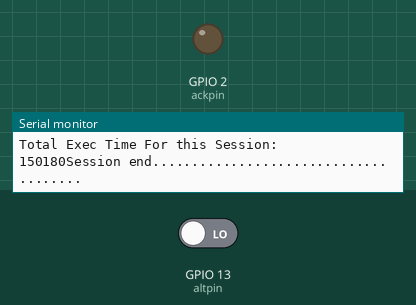
Simulated run of this sketch. Board: ESP8266 (NodeMCU). Shown: output pins drawn as LEDs (lit = HIGH), the last lines printed to the serial monitor. The test bench sets the inputs (shaded band); at power-on: GPIO 13 (altpin) LOW. WiFi joins after 1.5 s; servers stay silent unless stated; network time is answered at once with the bench clock; the local clock reads 2024-03-15 10:24:30 at power-on unless the sketch sets it; the Firebase database answers and starts empty.

Above: at 2.8 s.
2.9 s: GPIO 13 (altpin) driven HIGH
At 3.7 s:
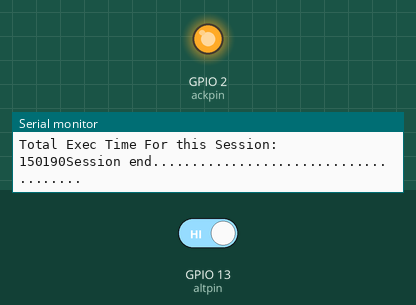
Timing chart, 0 to 5.9 s (numbered marks = the images above; inputs shaded):
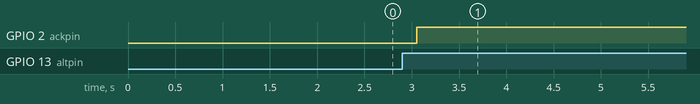

Measured:
- after the input at 2.9 s, GPIO 2 (ackpin): LOW → HIGH after 0.15 s

The sketch:

BANK-UNIT.ino
```cpp
#include <Arduino.h>
// #if defined(ESP32) || defined(ARDUINO_RASPBERRY_PI_PICO_W)
// #include <WiFi.h>
#if defined(ESP8266)
#include <ESP8266WiFi.h>
#elif __has_include(<WiFiNINA.h>)
#include <WiFiNINA.h>
#elif __has_include(<WiFi101.h>)
#include <WiFi101.h>
#elif __has_include(<WiFiS3.h>)
#include <WiFiS3.h>
#endif

#include <WiFiUdp.h>
#include <NTPClient.h>
#include <Firebase_ESP_Client.h>
#include <addons/TokenHelper.h>
#include <addons/RTDBHelper.h>

#define WIFI_SSID "D21"
#define WIFI_PASSWORD "Gty@6464"
#define API_KEY "AIzaSyAYX_h_nf04LI8IxDzMmaccX7l6jozJiFM"
#define DATABASE_URL "https://enr2134-2ee7c-default-rtdb.asia-southeast1.firebasedatabase.app/" //<databaseName>.firebaseio.com or <databaseName>.<region>.firebasedatabase.app
#define USER_EMAIL "rakasvan1@gmail.com"
#define USER_PASSWORD "Gta@653"

FirebaseData fbdo;
FirebaseAuth auth;
FirebaseConfig config;
WiFiUDP ntpUDP;
NTPClient timeClient(ntpUDP, "pool.ntp.org");

short h,m,s;
bool ack_flag=false;
// int rdypin=14;  //takes input from esp32 to display ready message
unsigned int altpin=13; // D7 takes i/p from esp32 for alert signal
unsigned int ackpin=2;   //D4 gives a ack signal for the esp32
// int pushbtn=3; //push button for img cap
unsigned long long sendDataPrevMillis = 0;
unsigned int tm1=0,tm2=0;
unsigned long long alt_time=0;
unsigned long count = 0;
unsigned long long sescount=0;

bool first=true;
int ftime=0;
unsigned long long total_time=0;
unsigned long long seq_time=0;
// unsigned long long alert_time=0;

bool alt_flag=false;
void setup()
{
     Serial.begin(115200);

                             WiFi.begin(WIFI_SSID, WIFI_PASSWORD);
                             timeClient.begin();
                             timeClient.setTimeOffset(19800);

  pinMode(altpin,INPUT);
  pinMode(ackpin,OUTPUT);
  digitalWrite(altpin,LOW);
    digitalWrite(ackpin,LOW);
  Serial.print("Connecting to Wi-Fi");
  unsigned long ms = millis();
  while (WiFi.status() != WL_CONNECTED)
  {
    Serial.print(".");
    delay(240);
  }
  Serial.println();
  Serial.print("Connected with IP: ");
  Serial.println(WiFi.localIP());
  Serial.println();

  Serial.printf("Firebase Client v%s\n\n", FIREBASE_CLIENT_VERSION);

  config.api_key = API_KEY;
  auth.user.email = USER_EMAIL;
  auth.user.password = USER_PASSWORD;
  config.database_url = DATABASE_URL;

  config.token_status_callback = tokenStatusCallback; // see addons/TokenHelper.h
  Firebase.reconnectNetwork(true);
  fbdo.setBSSLBufferSize(4096 , 1024 );
  fbdo.setResponseSize(2048);
 Firebase.begin(&config, &auth);
 Firebase.setDoubleDigits(5);
  config.timeout.serverResponse = 10 * 1000;
}

void loop()
{      total_time=micros();
  String m1="BANK-UNIT:\nSession No: "+((String) sescount)+"\n",m2="",m3="";
   timeClient.update();
     seq_time=micros();
     if(first)
    {
    m1+=Firebase.RTDB.getInt(&fbdo, ("/INIT/seq"), &ftime) ? "get INITIATING sequence ok: "+((String) ftime)+"\n" : fbdo.errorReason().c_str();
    first=false;
    }
    else if(ftime==timeco())
    {
      sendDataPrevMillis=micros();
    }
else if (Firebase.ready() && (micros() - sendDataPrevMillis > 10000000 || sendDataPrevMillis == 0))
  {

    sendDataPrevMillis = micros();

     tm1=(timeClient.getHours()*10000)+(timeClient.getMinutes()*100)+timeClient.getSeconds();
        m2 +=(String) tm1;
           m1+= Firebase.RTDB.setInt(&fbdo, ("/BANK-UNIT/seq"), tm1) ? "SEQUENCE SENT SUCCESSFULLY: "+m2+"\n" : fbdo.errorReason().c_str();
      seq_time=micros()-seq_time;
      m1+="Time Sending for Sequence: "+((String) seq_time)+"\n";
  }
  else if((digitalRead(altpin)==true)&&alt_flag==false)
 {    alt_flag=true;
     tm2=(timeClient.getHours()*10000)+(timeClient.getMinutes()*100)+timeClient.getSeconds();
       m3+=(String) tm2;
      m1 += Firebase.RTDB.setBool(&fbdo, F("/BANK-UNIT/alert"), true)? "THREAT SIGNAL SENT!! AT: "+m3+"\n" : fbdo.errorReason().c_str();
    digitalWrite(ackpin,HIGH);         //telling the esp32cam that we recieved the threat signal
    alt_time=micros();
     seq_time=micros()-seq_time;
      m1+="Time Sending for Alert: "+((String) seq_time)+"\n";
    // delay(10000;)
    //
  }
  else if((alt_flag==true)&&(micros()-alt_time>=10000000))
{
      alt_flag=false;
       digitalWrite(ackpin,LOW);
       int tm3=(timeClient.getHours()*10000)+(timeClient.getMinutes()*100)+timeClient.getSeconds();
       m3=(String) tm3;
       m1 += Firebase.RTDB.setBool(&fbdo, F("/BANK-UNIT/alert"), false)? "NEUTRAL SIGNAL SENT AT: "+m3+"\n" : fbdo.errorReason().c_str();
       m1+="ACK signal sent to esp32: "+((String) (timeClient.getHours()*10000)+(timeClient.getMinutes()*100)+timeClient.getSeconds() )+"\n";
        seq_time=micros()-seq_time;
      m1+="Time Sending for Neutral: "+((String) seq_time)+"\n";
}
    if((m1.length()>0)&&(m1!="BANK-UNIT:\nSession No: "+((String) sescount)+"\n"))
    {     total_time=micros()-total_time;
      Serial.print(m1+"Total Exec Time For this Session: "+((String) total_time))+"\n";
      Serial.println("Session end......................................\n");
      }
      ++sescount;
}
int timeco()
{
  int miui=(timeClient.getHours()*10000)+(timeClient.getMinutes()*100)+timeClient.getSeconds();
  return miui;
}

int addSeconds(int hours, int mins, int secs, int ti)
{
    int total_secs = hours * 3600 + mins * 60 + secs + ti;
    int new_hours = total_secs / 3600;
    if(new_hours==24)
    {
        new_hours=0;
    }
    int remaining_secs = total_secs % 3600;
    int new_mins = remaining_secs / 60;
    int new_secs = remaining_secs % 60;
    return new_hours * 10000 + new_mins * 100 + new_secs;
}
int timeDifferenceInSeconds(int h1, int s, int s1, int h2, int m2, int s2)      //past t1<t2 present
{
    // Convert both times into seconds
    int totalSeconds1 = h1 * 3600 + s * 60 + s1;
    int totalSeconds2 = h2 * 3600 + m2 * 60 + s2;

    // Calculate the time difference in seconds
    int timeDifference = totalSeconds2 - totalSeconds1;

    return timeDifference;
}

  // Serial.printf("Set string... %s\n", Firebase.RTDB.setString(&fbdo, F("/test/string"), F("Hello World!")) ? "ok" : fbdo.errorReason().c_str());

  //   Serial.printf("Get string... %s\n", Firebase.RTDB.getString(&fbdo, F("/test/string")) ? fbdo.to<const char *>() : fbdo.errorReason().c_str());

  //   Serial.println();
```
